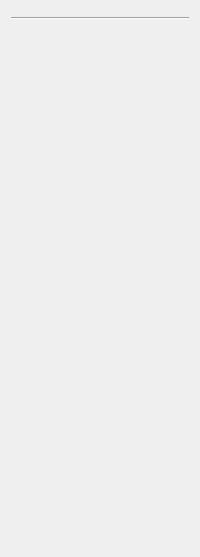
     <widget class="QWidget" name="tab_4">
      <attribute name="title">
       <string>ValidatedContainer</string>
      </attribute>
      <layout class="QVBoxLayout" name="verticalLayout_9">
       <item>
        <widget class="Origin::UIToolkit::OriginValidationContainer" name="radioButtonValidation">
         <property name="sizePolicy">
          <sizepolicy hsizetype="Preferred" vsizetype="Preferred">
           <horstretch>0</horstretch>
           <verstretch>0</verstretch>
          </sizepolicy>
         </property>
         <property name="containerType">
          <enum>Origin::UIToolkit::OriginValidationContainer::ContainerTypeRadioButtonGroup</enum>
         </property>
         <property name="fieldName">
          <string>Radio Button Validation</string>
         </property>
         <property name="validationStatus">
          <enum>Origin::UIToolkit::OriginValidationContainer::Normal</enum>
         </property>
         <property name="normalDescription">
          <string>Normal description</string>
         </property>
         <property name="validDescription">
          <string>Valid description</string>
         </property>
         <property name="validatingDescription">
          <string>Validating</string>
         </property>
         <property name="invalidDescription">
          <string>Invalid description</string>
         </property>
         <property name="parts">
          <set>Origin::UIToolkit::OriginValidationContainer::PartsFieldName|Origin::UIToolkit::OriginValidationContainer::PartsStatusLabel</set>
         </property>
         <widget class="Origin::UIToolkit::OriginRadioButton" name="rb1">
          <property name="text">
           <string>Normal</string>
          </property>
          <property name="checked">
           <bool>true</bool>
          </property>
          <attribute name="buttonGroup">
           <string/>
          </attribute>
         </widget>
         <widget class="Origin::UIToolkit::OriginRadioButton" name="rb2">
          <property name="text">
           <string>Valid</string>
          </property>
          <attribute name="buttonGroup">
           <string/>
          </attribute>
         </widget>
         <widget class="Origin::UIToolkit::OriginRadioButton" name="rb3">
          <property name="text">
           <string>Validating</string>
          </property>
          <attribute name="buttonGroup">
           <string/>
          </attribute>
         </widget>
         <widget class="Origin::UIToolkit::OriginRadioButton" name="rb4">
          <property name="text">
           <string>Invalid</string>
          </property>
          <attribute name="buttonGroup">
           <string/>
          </attribute>
         </widget>
        </widget>
       </item>
       <item>
        <widget class="Line" name="line">
         <property name="orientation">
          <enum>Qt::Horizontal</enum>
         </property>
        </widget>
       </item>
       <item>
        <layout class="QHBoxLayout" name="horizontalLayout_5">
         <item>
          <widget class="Origin::UIToolkit::OriginValidationContainer" name="EditValidation">
           <property name="containerType">
            <enum>Origin::UIToolkit::OriginValidationContainer::ContainerTypeSingleLineEdit</enum>
           </property>
           <property name="fieldName">
            <string>Edit Validation</string>
           </property>
           <property name="validationStatus">
            <enum>Origin::UIToolkit::OriginValidationContainer::Invalid</enum>
           </property>
           <property name="normalDescription">
            <string>Normal description</string>
           </property>
           <property name="validDescription">
            <string>Valid description</string>
           </property>
           <property name="validatingDescription">
            <string>Validating</string>
           </property>
           <property name="invalidDescription">
            <string>Invalid description</string>
           </property>
           <widget class="Origin::UIToolkit::OriginSingleLineEdit" name="EditValidationEdit"/>
          </widget>
         </item>
         <item>
          <spacer name="horizontalSpacer_4">
           <property name="orientation">
            <enum>Qt::Horizontal</enum>
           </property>
           <property name="sizeType">
            <enum>QSizePolicy::MinimumExpanding</enum>
           </property>
           <property name="sizeHint" stdset="0">
            <size>
             <width>40</width>
             <height>20</height>
            </size>
           </property>
          </spacer>
         </item>
        </layout>
       </item>
       <item>
        <spacer name="verticalSpacer_2">
         <property name="orientation">
          <enum>Qt::Vertical</enum>
         </property>
         <property name="sizeType">
          <enum>QSizePolicy::Maximum</enum>
         </property>
         <property name="sizeHint" stdset="0">
          <size>
           <width>20</width>
           <height>500</height>
          </size>
         </property>
        </spacer>
       </item>
      </layout>
     </widget>
